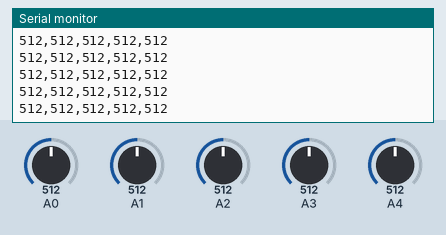
Simulated run of this sketch. Board: Arduino Uno, built with avr-gcc and run on an emulated ATmega328P. Shown: the last lines printed to the serial monitor. The test bench sets the inputs (shaded band); at power-on: A0 = 512, A1 = 512, A2 = 512, A3 = 512, A4 = 512.

Above: at 2.0 s.
2.1 s: A0 set to 716
At 2.21 s:
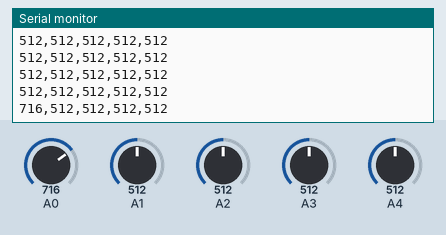
3.6 s: A1 set to 716
At 3.61 s:
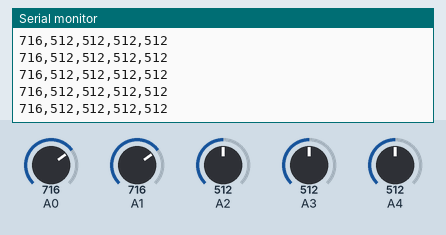
5.1 s: A2 set to 716
At 5.14 s:
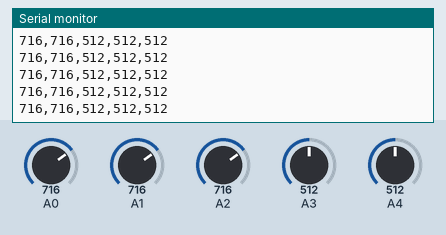
6.6 s: A3 set to 716
At 6.61 s:
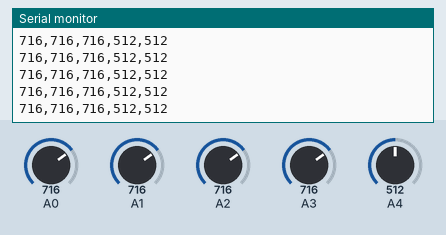
8.1 s: A4 set to 716
At 8.14 s:
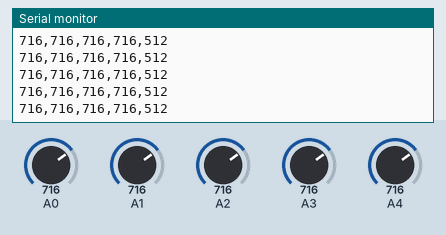
9.6 s: A0 set to 992
At 9.61 s:
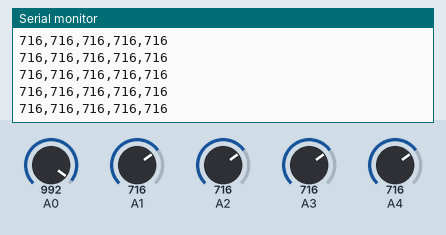
Timing chart, 0 to 12.1 s (numbered marks = the images above; inputs shaded):
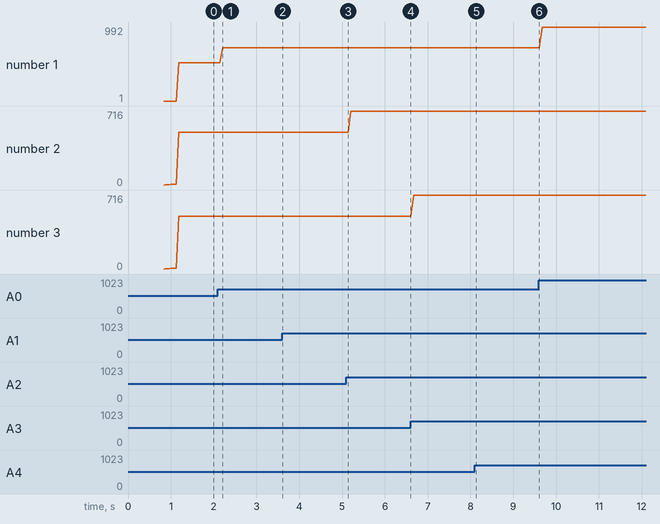

The sketch:

chariotFirmware115200.ino
```cpp
String one = "1";
String mapSensor;
String tempSensor;
String widebandSensor;
String oilSensor;
String volts;
String sendData;

int aInput0=0; //Analog input pin 0
int aInput1=1; //Analog input pin 1
int aInput2=2; //Analog input pin 2
int aInput3=3; //Analog input pin 3
int aInput4=4; //Analog input pin 4

int initTemp=0;
int reading[5];

void setup(void) {

  pinMode(aInput1, INPUT); //Set the analog pin 1 to input
  pinMode(aInput2, INPUT); //Set the analog pin 2 to input
  pinMode(aInput4, INPUT); //Set the analog pin 4 to input

  // We'll send debugging information via the Serial monitor
  Serial.begin(115200);
  delay(800);
}

void loop(void) {

  if(initTemp == 9){
    pinMode(aInput3, INPUT); //Set the analog pin 2 to input
    pinMode(aInput0, INPUT); //set the voltage input pin.
  }

  if(initTemp < 10){

    volts = one;//(String)readPin(0);
      delay(5);
    mapSensor = (String)readPin(aInput1);
      delay(5);
    widebandSensor = (String)readPin(aInput2);
      delay(5);
    tempSensor = one;
      delay(5);
    oilSensor = (String)readPin(aInput4);
      delay(5);

    sendData =  volts + "," +
                mapSensor + "," +
                initTemp + "," +
                initTemp + "," +
                initTemp;
    initTemp = initTemp + 1;
    delay(5);
  }else{
    volts = (String)readPin(aInput0);
    tempSensor = (String)readPin(aInput3);
    mapSensor = (String)readPin(aInput1);
    oilSensor = (String)readPin(aInput4);
    widebandSensor = (String)readPin(aInput2);

    sendData =  volts + "," +
                mapSensor + "," +
                widebandSensor + "," +
                tempSensor + "," +
                oilSensor;
    delay(60);
  }

  Serial.println(sendData);

}

int readPin(int aInputNum){
  int sval = 0;
  int temp = 0;
  int w = 0;

  for (int k = 0; k < 5; k++){ //Loop through the sensor four times
    reading[k] = analogRead(aInputNum);
  }

  //Sort
  for (int i=0; i< 4; i++){
    for (int j=i+1; j< 5; j++){
      if (reading[i] > reading[j]){

        w = reading[i];
        reading[i] = reading[j];
        reading[j] =w;
      }
    }
  }

  sval = (reading[0]+reading[1]+reading[2]) / 3;    // average
  return sval;  //return
}
```

Measured:
- after the input at 2.1 s, the serial monitor: prints a new line after 0.11 s (image 1)
- plotted number 1: 512 → 716 after the input at 2.1 s, 716 → 992 after the input at 9.6 s
